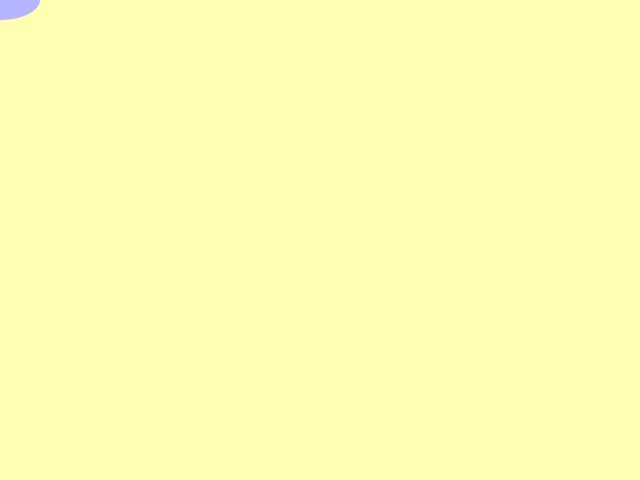
Frame 1 (no input)
Frame 60 (the mouse pressed at the canvas centre just before this capture): identical to frame 1, image omitted
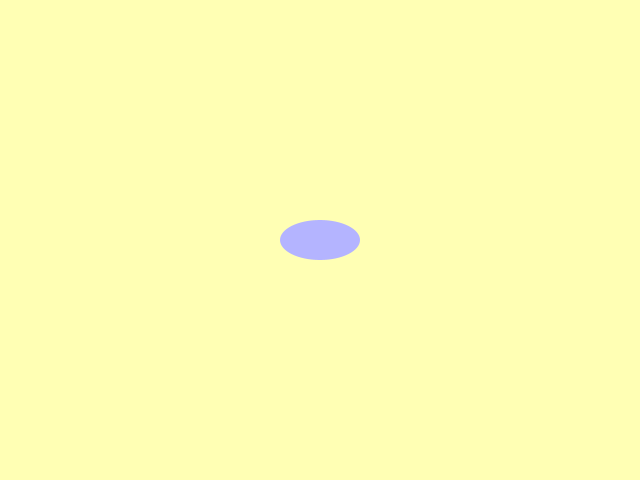
Frame 120 (the mouse held since frame 60 and released just before this capture)

The Processing sketch that drew these frames (run headless with seeded random() and noise(); from frame 60 on, the mouse is pressed at the canvas centre):

// Processing sketch: blueDot
// ── blueDot.pde
void setup() {
  size(640, 480);
}
void draw() {
  background(255,255,180);
  
  float x = mouseX;
  float y = mouseY;
  float xDiameter = 80;
  float yDiameter = 40;
  
  fill(180, 180, 255);
  noStroke();
  ellipse(x, y, xDiameter, yDiameter);
}
